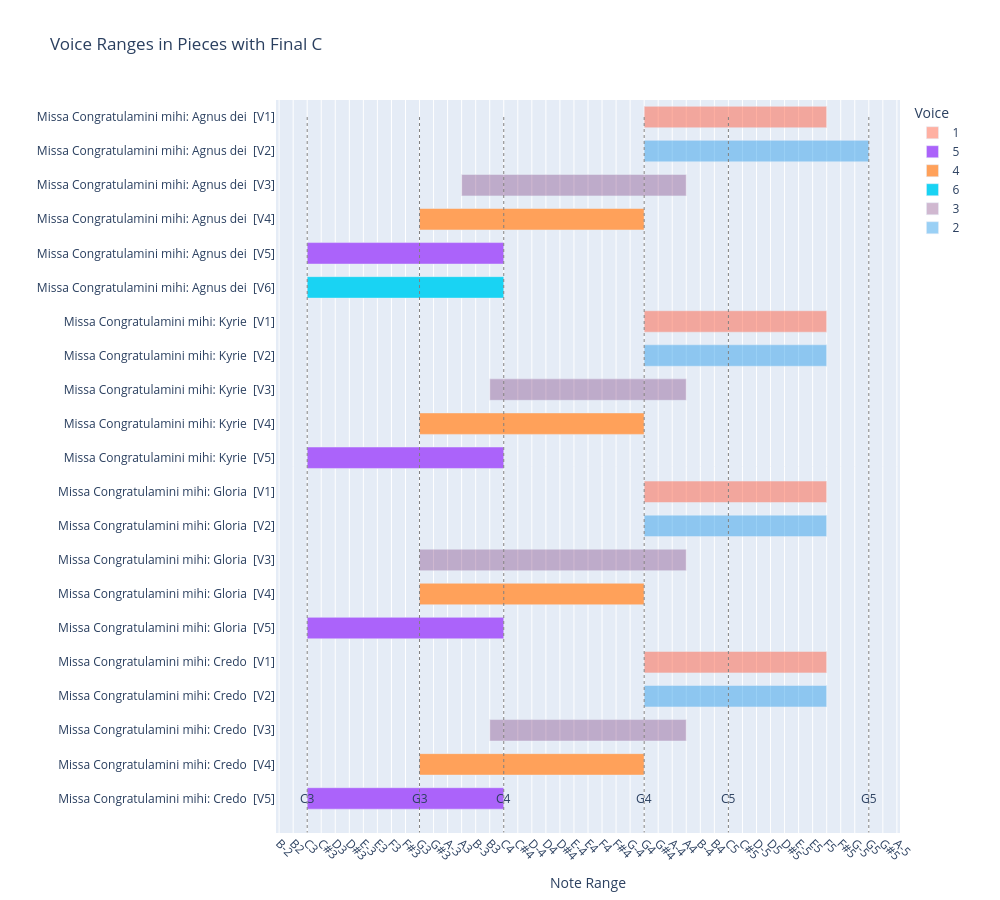

The code cell stored with this chart in its notebook:
### Code cell
# now the chart — derive title order from the DataFrame
_mass_movements = ['Kyrie', 'Gloria', 'Credo', 'Sanctus', 'Agnus Dei']
title_sort = sorted(
    corpus_pitch_data['Title'].unique(),
    key=lambda t: next((i + 1 for i, m in enumerate(_mass_movements) if m in t), 0)
)

# Set the column as an ordered categorical
corpus_pitch_data['Title'] = pd.Categorical(
    corpus_pitch_data['Title'],
    categories=title_sort,
    ordered=True
)

# Now sort respects that order
corpus_pitch_data.sort_values('Title', inplace=True)
voice_range_chart(corpus_pitch_data, recta_order, top_n=7)

### Figure 1 — Plotly figure (JSON) as saved in the notebook; plotly's stock layout.template omitted (floating-point values rounded to 4 significant figures)
{"data": [{"alignmentgroup": "True", "base": [35, 35, 35, 35], "customdata": [["Missa Congratulamini mihi: Agnus dei", "1", "G4 to F5"], ["Missa Congratulamini mihi: Kyrie", "1", "G4 to F5"], ["Missa Congratulamini mihi: Gloria", "1", "G4 to F5"], ["Missa Congratulamini mihi: Credo", "1", "G4 to F5"]], "hovertemplate": "Voice=%{customdata[1]}<br>Lowest_pos=%{base}<br>Range_width=%{x}<br>Piece / Voice=%{y}<br>Title=%{customdata[0]}<br>Range=%{customdata[2]}<extra></extra>", "legendgroup": "1", "marker": {"color": "rgba(255, 99, 71, 0.5)", "pattern": {"shape": ""}}, "name": "1", "offsetgroup": "1", "orientation": "h", "showlegend": true, "textposition": "auto", "type": "bar", "x": [13, 13, 13, 13], "xaxis": "x", "y": ["Missa Congratulamini mihi: Agnus dei  [V1]", "Missa Congratulamini mihi: Kyrie  [V1]", "Missa Congratulamini mihi: Gloria  [V1]", "Missa Congratulamini mihi: Credo  [V1]"], "yaxis": "y"}, {"alignmentgroup": "True", "base": [11, 11, 11, 11], "customdata": [["Missa Congratulamini mihi: Agnus dei", "5", "C3 to C4"], ["Missa Congratulamini mihi: Kyrie", "5", "C3 to C4"], ["Missa Congratulamini mihi: Gloria", "5", "C3 to C4"], ["Missa Congratulamini mihi: Credo", "5", "C3 to C4"]], "hovertemplate": "Voice=%{customdata[1]}<br>Lowest_pos=%{base}<br>Range_width=%{x}<br>Piece / Voice=%{y}<br>Title=%{customdata[0]}<br>Range=%{customdata[2]}<extra></extra>", "legendgroup": "5", "marker": {"color": "#ab63fa", "pattern": {"shape": ""}}, "name": "5", "offsetgroup": "5", "orientation": "h", "showlegend": true, "textposition": "auto", "type": "bar", "x": [14, 14, 14, 14], "xaxis": "x", "y": ["Missa Congratulamini mihi: Agnus dei  [V5]", "Missa Congratulamini mihi: Kyrie  [V5]", "Missa Congratulamini mihi: Gloria  [V5]", "Missa Congratulamini mihi: Credo  [V5]"], "yaxis": "y"}, {"alignmentgroup": "True", "base": [19, 19, 19, 19], "customdata": [["Missa Congratulamini mihi: Agnus dei", "4", "G3 to G4"], ["Missa Congratulamini mihi: Kyrie", "4", "G3 to G4"], ["Missa Congratulamini mihi: Gloria", "4", "G3 to G4"], ["Missa Congratulamini mihi: Credo", "4", "G3 to G4"]], "hovertemplate": "Voice=%{customdata[1]}<br>Lowest_pos=%{base}<br>Range_width=%{x}<br>Piece / Voice=%{y}<br>Title=%{customdata[0]}<br>Range=%{customdata[2]}<extra></extra>", "legendgroup": "4", "marker": {"color": "#FFA15A", "pattern": {"shape": ""}}, "name": "4", "offsetgroup": "4", "orientation": "h", "showlegend": true, "textposition": "auto", "type": "bar", "x": [16, 16, 16, 16], "xaxis": "x", "y": ["Missa Congratulamini mihi: Agnus dei  [V4]", "Missa Congratulamini mihi: Kyrie  [V4]", "Missa Congratulamini mihi: Gloria  [V4]", "Missa Congratulamini mihi: Credo  [V4]"], "yaxis": "y"}, {"alignmentgroup": "True", "base": [11], "customdata": [["Missa Congratulamini mihi: Agnus dei", "6", "C3 to C4"]], "hovertemplate": "Voice=%{customdata[1]}<br>Lowest_pos=%{base}<br>Range_width=%{x}<br>Piece / Voice=%{y}<br>Title=%{customdata[0]}<br>Range=%{customdata[2]}<extra></extra>", "legendgroup": "6", "marker": {"color": "#19d3f3", "pattern": {"shape": ""}}, "name": "6", "offsetgroup": "6", "orientation": "h", "showlegend": true, "textposition": "auto", "type": "bar", "x": [14], "xaxis": "x", "y": ["Missa Congratulamini mihi: Agnus dei  [V6]"], "yaxis": "y"}, {"alignmentgroup": "True", "base": [22, 24, 19, 24], "customdata": [["Missa Congratulamini mihi: Agnus dei", "3", "A3 to A4"], ["Missa Congratulamini mihi: Kyrie", "3", "B3 to A4"], ["Missa Congratulamini mihi: Gloria", "3", "G3 to A4"], ["Missa Congratulamini mihi: Credo", "3", "B3 to A4"]], "hovertemplate": "Voice=%{customdata[1]}<br>Lowest_pos=%{base}<br>Range_width=%{x}<br>Piece / Voice=%{y}<br>Title=%{customdata[0]}<br>Range=%{customdata[2]}<extra></extra>", "legendgroup": "3", "marker": {"color": "rgba(100, 20, 100, 0.3)", "pattern": {"shape": ""}}, "name": "3", "offsetgroup": "3", "orientation": "h", "showlegend": true, "textposition": "auto", "type": "bar", "x": [16, 14, 19, 14], "xaxis": "x", "y": ["Missa Congratulamini mihi: Agnus dei  [V3]", "Missa Congratulamini mihi: Kyrie  [V3]", "Missa Congratulamini mihi: Gloria  [V3]", "Missa Congratulamini mihi: Credo  [V3]"], "yaxis": "y"}, {"alignmentgroup": "True", "base": [35, 35, 35, 35], "customdata": [["Missa Congratulamini mihi: Agnus dei", "2", "G4 to G5"], ["Missa Congratulamini mihi: Kyrie", "2", "G4 to F5"], ["Missa Congratulamini mihi: Gloria", "2", "G4 to F5"], ["Missa Congratulamini mihi: Credo", "2", "G4 to F5"]], "hovertemplate": "Voice=%{customdata[1]}<br>Lowest_pos=%{base}<br>Range_width=%{x}<br>Piece / Voice=%{y}<br>Title=%{customdata[0]}<br>Range=%{customdata[2]}<extra></extra>", "legendgroup": "2", "marker": {"color": "rgba(54, 162, 235, 0.5)", "pattern": {"shape": ""}}, "name": "2", "offsetgroup": "2", "orientation": "h", "showlegend": true, "textposition": "auto", "type": "bar", "x": [16, 13, 13, 13], "xaxis": "x", "y": ["Missa Congratulamini mihi: Agnus dei  [V2]", "Missa Congratulamini mihi: Kyrie  [V2]", "Missa Congratulamini mihi: Gloria  [V2]", "Missa Congratulamini mihi: Credo  [V2]"], "yaxis": "y"}], "layout": {"annotations": [{"font": {"size": 12}, "showarrow": false, "text": "C3", "x": 11, "y": 20}, {"font": {"size": 12}, "showarrow": false, "text": "G3", "x": 19, "y": 20}, {"font": {"size": 12}, "showarrow": false, "text": "C4", "x": 25, "y": 20}, {"font": {"size": 12}, "showarrow": false, "text": "G4", "x": 35, "y": 20}, {"font": {"size": 12}, "showarrow": false, "text": "C5", "x": 41, "y": 20}, {"font": {"size": 12}, "showarrow": false, "text": "G5", "x": 51, "y": 20}], "bargap": 0.3, "bargroupgap": 0.1, "barmode": "relative", "height": 900, "legend": {"title": {"text": "Voice"}, "tracegroupgap": 0}, "margin": {"b": 50, "l": 250, "r": 100, "t": 100}, "shapes": [{"line": {"color": "gray", "dash": "dot", "width": 1}, "type": "line", "x0": 11, "x1": 11, "y0": 0, "y1": 21}, {"line": {"color": "gray", "dash": "dot", "width": 1}, "type": "line", "x0": 19, "x1": 19, "y0": 0, "y1": 21}, {"line": {"color": "gray", "dash": "dot", "width": 1}, "type": "line", "x0": 25, "x1": 25, "y0": 0, "y1": 21}, {"line": {"color": "gray", "dash": "dot", "width": 1}, "type": "line", "x0": 35, "x1": 35, "y0": 0, "y1": 21}, {"line": {"color": "gray", "dash": "dot", "width": 1}, "type": "line", "x0": 41, "x1": 41, "y0": 0, "y1": 21}, {"line": {"color": "gray", "dash": "dot", "width": 1}, "type": "line", "x0": 51, "x1": 51, "y0": 0, "y1": 21}], "title": {"text": "Voice Ranges in Pieces with Final C"}, "width": 1000, "xaxis": {"anchor": "y", "domain": [0, 1], "tickangle": 45, "tickmode": "array", "ticktext": ["Rest", "D2", "E-2", "E2", "F2", "F#2", "G2", "G#2", "A2", "B-2", "B2", "C3", "C#3", "D3", "D#3", "E-3", "E3", "F3", "F#3", "G3", "G#3", "A-3", "A3", "B-3", "B3", "C4", "C#4", "D-4", "D4", "D#4", "E-4", "E4", "F4", "F#4", "G-4", "G4", "G#4", "A-4", "A4", "B-4", "B4", "C5", "C#5", "D-5", "D5", "D#5", "E-5", "E5", "F5", "F#5", "G-5", "G5", "G#5", "A-5", "A5", "B-5", "B5", "C6"], "tickvals": [0, 1, 2, 3, 4, 5, 6, 7, 8, 9, 10, 11, 12, 13, 14, 15, 16, 17, 18, 19, 20, 21, 22, 23, 24, 25, 26, 27, 28, 29, 30, 31, 32, 33, 34, 35, 36, 37, 38, 39, 40, 41, 42, 43, 44, 45, 46, 47, 48, 49, 50, 51, 52, 53, 54, 55, 56, 57], "title": {"text": "Note Range"}}, "yaxis": {"anchor": "x", "autorange": "reversed", "categoryarray": ["Missa Congratulamini mihi: Agnus dei  [V1]", "Missa Congratulamini mihi: Agnus dei  [V2]", "Missa Congratulamini mihi: Agnus dei  [V3]", "Missa Congratulamini mihi: Agnus dei  [V4]", "Missa Congratulamini mihi: Agnus dei  [V5]", "Missa Congratulamini mihi: Agnus dei  [V6]", "Missa Congratulamini mihi: Kyrie  [V1]", "Missa Congratulamini mihi: Kyrie  [V2]", "Missa Congratulamini mihi: Kyrie  [V3]", "Missa Congratulamini mihi: Kyrie  [V4]", "Missa Congratulamini mihi: Kyrie  [V5]", "Missa Congratulamini mihi: Gloria  [V1]", "Missa Congratulamini mihi: Gloria  [V2]", "Missa Congratulamini mihi: Gloria  [V3]", "Missa Congratulamini mihi: Gloria  [V4]", "Missa Congratulamini mihi: Gloria  [V5]", "Missa Congratulamini mihi: Credo  [V1]", "Missa Congratulamini mihi: Credo  [V2]", "Missa Congratulamini mihi: Credo  [V3]", "Missa Congratulamini mihi: Credo  [V4]", "Missa Congratulamini mihi: Credo  [V5]"], "categoryorder": "array", "domain": [0, 1], "title": {"text": ""}}}}
